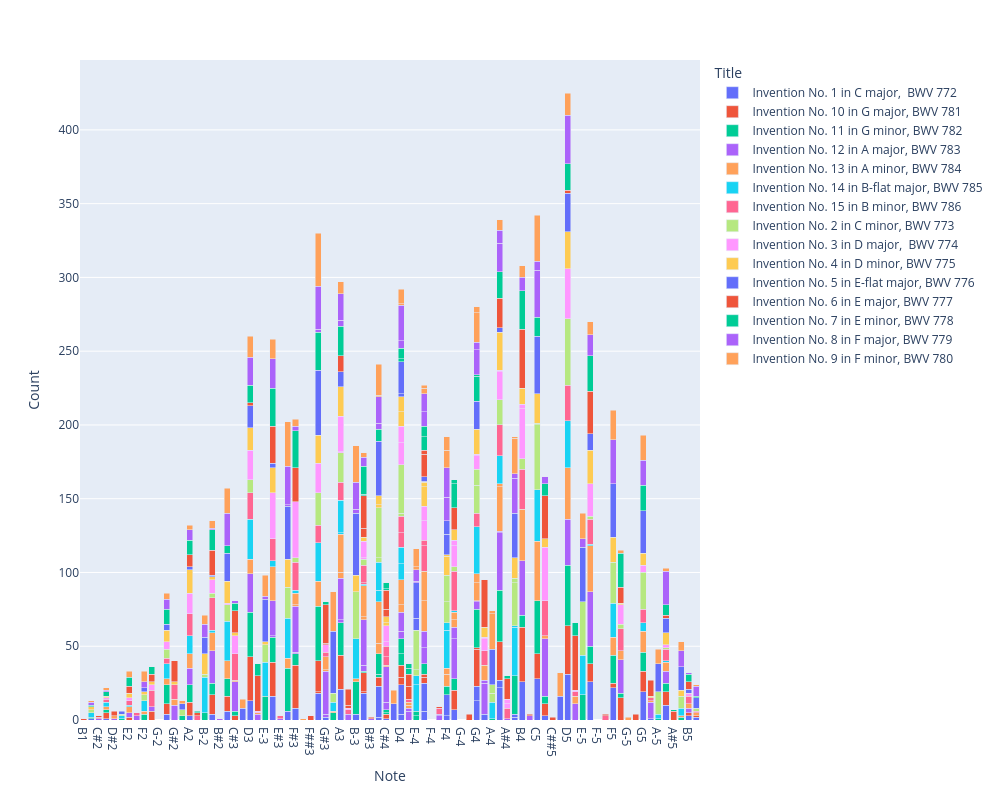

Here is the notebook cell this chart was saved with:
### Code cell
# Create the bar chart
fig = px.bar(
    corpus_note_counts,
    x='Note',
    y='Count',
    color='Title',
    height=800,
    width=1000,
    barmode='stack',
    # note that the pitch order is set earlier in our NB!
    category_orders={'Note': pitch_order}
)

fig.show()

### Figure 1 — Plotly figure (JSON) as saved in the notebook; plotly's stock layout.template omitted (floating-point values rounded to 4 significant figures)
{"data": [{"alignmentgroup": "True", "hovertemplate": "Title=Invention No. 1 in C major,  BWV 772<br>Note=%{x}<br>Count=%{y}<extra></extra>", "legendgroup": "Invention No. 1 in C major,  BWV 772", "marker": {"color": "#636efa", "pattern": {"shape": ""}}, "name": "Invention No. 1 in C major,  BWV 772", "offsetgroup": "Invention No. 1 in C major,  BWV 772", "orientation": "v", "showlegend": true, "textposition": "auto", "type": "bar", "x": ["A2", "A3", "A4", "A4", "A5", "B-3", "B-4", "B-4", "B2", "B3", "B4", "B5", "C#4", "C#5", "C2", "C3", "C4", "C4", "C5", "C6", "D2", "D3", "D4", "D4", "D5", "E3", "E4", "E4", "E5", "F#3", "F#4", "F3", "F4", "F4", "F5", "G#3", "G#4", "G#5", "G2", "G3", "G4", "G4", "G5"], "xaxis": "x", "y": [3, 21, 22, 5, 10, 4, 2, 2, 4, 18, 26, 3, 1, 3, 1, 6, 2, 21, 28, 2, 1, 13, 4, 20, 31, 16, 6, 19, 26, 8, 7, 6, 3, 14, 22, 2, 4, 1, 4, 18, 13, 10, 19], "yaxis": "y"}, {"alignmentgroup": "True", "hovertemplate": "Title=Invention No. 10 in G major, BWV 781<br>Note=%{x}<br>Count=%{y}<extra></extra>", "legendgroup": "Invention No. 10 in G major, BWV 781", "marker": {"color": "#EF553B", "pattern": {"shape": ""}}, "name": "Invention No. 10 in G major, BWV 781", "offsetgroup": "Invention No. 10 in G major, BWV 781", "orientation": "v", "showlegend": true, "textposition": "auto", "type": "bar", "x": ["A2", "A3", "A4", "A5", "B2", "B3", "B3", "B4", "B5", "C#3", "C#4", "C#5", "C3", "C4", "C5", "C6", "D2", "D3", "D4", "D4", "D5", "E2", "E3", "E4", "E4", "E5", "F#2", "F#3", "F#4", "F#5", "F5", "G2", "G3", "G3", "G4", "G4", "G5"], "xaxis": "x", "y": [9, 23, 26, 9, 13, 1, 13, 37, 2, 3, 3, 8, 10, 6, 17, 1, 4, 30, 5, 8, 33, 2, 23, 4, 2, 12, 6, 29, 13, 15, 3, 7, 1, 21, 25, 1, 14], "yaxis": "y"}, {"alignmentgroup": "True", "hovertemplate": "Title=Invention No. 11 in G minor, BWV 782<br>Note=%{x}<br>Count=%{y}<extra></extra>", "legendgroup": "Invention No. 11 in G minor, BWV 782", "marker": {"color": "#00cc96", "pattern": {"shape": ""}}, "name": "Invention No. 11 in G minor, BWV 782", "offsetgroup": "Invention No. 11 in G minor, BWV 782", "orientation": "v", "showlegend": true, "textposition": "auto", "type": "bar", "x": ["A-2", "A-3", "A-4", "A-5", "A2", "A3", "A4", "A5", "B-2", "B-3", "B-4", "B-5", "B2", "B3", "B4", "C#3", "C#4", "C#4", "C#5", "C2", "C3", "C4", "C4", "C5", "D2", "D3", "D4", "D4", "D5", "E-2", "E-3", "E-4", "E-4", "E-5", "E3", "E4", "E5", "F#3", "F#4", "F#5", "F2", "F3", "F4", "F5", "G2", "G3", "G4", "G5"], "xaxis": "x", "y": [3, 5, 1, 1, 12, 22, 35, 6, 5, 22, 26, 2, 8, 1, 8, 3, 1, 2, 5, 1, 12, 2, 14, 36, 2, 30, 8, 10, 41, 1, 16, 3, 3, 17, 17, 7, 12, 8, 8, 3, 4, 29, 6, 19, 13, 37, 26, 13], "yaxis": "y"}, {"alignmentgroup": "True", "hovertemplate": "Title=Invention No. 12 in A major, BWV 783<br>Note=%{x}<br>Count=%{y}<extra></extra>", "legendgroup": "Invention No. 12 in A major, BWV 783", "marker": {"color": "#ab63fa", "pattern": {"shape": ""}}, "name": "Invention No. 12 in A major, BWV 783", "offsetgroup": "Invention No. 12 in A major, BWV 783", "orientation": "v", "showlegend": true, "textposition": "auto", "type": "bar", "x": ["A#3", "A#4", "A2", "A3", "A3", "A4", "A4", "A5", "B#2", "B#3", "B#4", "B2", "B3", "B3", "B4", "B5", "C#2", "C#3", "C#4", "C#4", "C#5", "D#2", "D#3", "D#4", "D#4", "D#5", "D3", "D4", "D4", "D5", "E#2", "E#3", "E#4", "E#4", "E2", "E3", "E3", "E4", "E4", "E5", "F#2", "F#3", "F#3", "F#4", "F#4", "F#5", "G#2", "G#3", "G#3", "G#4", "G#4", "G#5", "G4", "G4"], "xaxis": "x", "y": [4, 1, 11, 2, 28, 39, 1, 8, 1, 1, 3, 22, 4, 31, 37, 3, 1, 20, 5, 24, 39, 1, 4, 6, 2, 11, 26, 5, 13, 31, 3, 1, 3, 1, 3, 1, 24, 11, 11, 37, 3, 1, 31, 27, 8, 23, 10, 2, 29, 21, 2, 11, 5, 1], "yaxis": "y"}, {"alignmentgroup": "True", "hovertemplate": "Title=Invention No. 13 in A minor, BWV 784<br>Note=%{x}<br>Count=%{y}<extra></extra>", "legendgroup": "Invention No. 13 in A minor, BWV 784", "marker": {"color": "#FFA15A", "pattern": {"shape": ""}}, "name": "Invention No. 13 in A minor, BWV 784", "offsetgroup": "Invention No. 13 in A minor, BWV 784", "orientation": "v", "showlegend": true, "textposition": "auto", "type": "bar", "x": ["A-3", "A2", "A3", "A3", "A4", "A4", "A5", "B-3", "B-5", "B2", "B3", "B3", "B4", "B5", "C#3", "C#4", "C#5", "C3", "C4", "C4", "C5", "C6", "D#2", "D#3", "D#4", "D#4", "D#5", "D2", "D3", "D4", "D4", "D5", "E2", "E3", "E4", "E4", "E5", "F#3", "F#3", "F#4", "F#4", "F#5", "F2", "F3", "F4", "F4", "F5", "G#2", "G#3", "G#3", "G#4", "G#5", "G2", "G3", "G4", "G4", "G5"], "xaxis": "x", "y": [1, 10, 4, 26, 30, 2, 6, 2, 1, 12, 2, 21, 35, 3, 1, 1, 2, 12, 7, 28, 40, 2, 2, 1, 2, 2, 5, 2, 10, 5, 17, 35, 4, 23, 21, 20, 31, 1, 8, 5, 5, 6, 2, 7, 8, 4, 12, 4, 1, 9, 10, 1, 4, 17, 12, 6, 14], "yaxis": "y"}, {"alignmentgroup": "True", "hovertemplate": "Title=Invention No. 14 in B-flat major, BWV 785<br>Note=%{x}<br>Count=%{y}<extra></extra>", "legendgroup": "Invention No. 14 in B-flat major, BWV 785", "marker": {"color": "#19d3f3", "pattern": {"shape": ""}}, "name": "Invention No. 14 in B-flat major, BWV 785", "offsetgroup": "Invention No. 14 in B-flat major, BWV 785", "orientation": "v", "showlegend": true, "textposition": "auto", "type": "bar", "x": ["A-3", "A-4", "A-5", "A2", "A3", "A3", "A4", "A5", "B-2", "B-3", "B-4", "B-4", "B-5", "B2", "B3", "C2", "C3", "C4", "C4", "C5", "D2", "D3", "D4", "D4", "D5", "E-2", "E-3", "E-4", "E-4", "E-5", "E2", "E3", "E5", "F#3", "F#4", "F2", "F3", "F4", "F4", "F5", "G2", "G3", "G4", "G5"], "xaxis": "x", "y": [6, 11, 3, 12, 1, 22, 19, 1, 24, 27, 33, 1, 5, 2, 1, 3, 27, 8, 19, 35, 3, 27, 11, 11, 32, 2, 23, 18, 6, 27, 1, 4, 1, 2, 1, 7, 27, 26, 5, 23, 10, 26, 32, 6], "yaxis": "y"}, {"alignmentgroup": "True", "hovertemplate": "Title=Invention No. 15 in B minor, BWV 786<br>Note=%{x}<br>Count=%{y}<extra></extra>", "legendgroup": "Invention No. 15 in B minor, BWV 786", "marker": {"color": "#FF6692", "pattern": {"shape": ""}}, "name": "Invention No. 15 in B minor, BWV 786", "offsetgroup": "Invention No. 15 in B minor, BWV 786", "orientation": "v", "showlegend": true, "textposition": "auto", "type": "bar", "x": ["A#2", "A#3", "A#4", "A2", "A3", "A4", "A5", "B2", "B3", "B3", "B4", "B5", "C#2", "C#3", "C#4", "C#4", "C#5", "C6", "D#4", "D#5", "D2", "D3", "D4", "D4", "D5", "E#2", "E#3", "E#4", "E#5", "E2", "E3", "E4", "E4", "E5", "F#2", "F#3", "F#4", "F#5", "G#2", "G#3", "G#4", "G#5", "G2", "G3", "G4", "G5"], "xaxis": "x", "y": [3, 3, 7, 15, 12, 21, 8, 22, 1, 12, 27, 5, 1, 18, 6, 7, 24, 1, 2, 3, 2, 18, 10, 11, 24, 2, 2, 4, 3, 3, 15, 17, 4, 17, 11, 19, 27, 15, 10, 3, 10, 2, 4, 12, 9, 9], "yaxis": "y"}, {"alignmentgroup": "True", "hovertemplate": "Title=Invention No. 2 in C minor, BWV 773<br>Note=%{x}<br>Count=%{y}<extra></extra>", "legendgroup": "Invention No. 2 in C minor, BWV 773", "marker": {"color": "#B6E880", "pattern": {"shape": ""}}, "name": "Invention No. 2 in C minor, BWV 773", "offsetgroup": "Invention No. 2 in C minor, BWV 773", "orientation": "v", "showlegend": true, "textposition": "auto", "type": "bar", "x": ["A-2", "A-3", "A-4", "A-4", "A-5", "A3", "A4", "A5", "B-2", "B-3", "B-4", "B-4", "B-5", "B2", "B3", "B4", "C2", "C3", "C4", "C4", "C5", "C5", "C6", "D3", "D4", "D4", "D5", "E-2", "E-3", "E-4", "E-4", "E-5", "E5", "F#3", "F#4", "F#5", "F2", "F3", "F4", "F4", "F5", "G2", "G3", "G4", "G4", "G5"], "xaxis": "x", "y": [4, 6, 6, 6, 15, 20, 17, 1, 2, 32, 29, 3, 8, 3, 4, 7, 2, 11, 3, 34, 44, 1, 2, 9, 2, 33, 45, 1, 12, 4, 27, 36, 2, 3, 3, 3, 4, 21, 14, 18, 28, 6, 22, 19, 11, 25], "yaxis": "y"}, {"alignmentgroup": "True", "hovertemplate": "Title=Invention No. 3 in D major,  BWV 774<br>Note=%{x}<br>Count=%{y}<extra></extra>", "legendgroup": "Invention No. 3 in D major,  BWV 774", "marker": {"color": "#FF97FF", "pattern": {"shape": ""}}, "name": "Invention No. 3 in D major,  BWV 774", "offsetgroup": "Invention No. 3 in D major,  BWV 774", "orientation": "v", "showlegend": true, "textposition": "auto", "type": "bar", "x": ["A#3", "A#4", "A#4", "A2", "A3", "A3", "A4", "A4", "A5", "B2", "B3", "B3", "B4", "B4", "B5", "C#3", "C#4", "C#4", "C#5", "C3", "D#3", "D#5", "D2", "D3", "D4", "D4", "D5", "E2", "E3", "E4", "E4", "E5", "F#2", "F#3", "F#4", "F#4", "F#5", "G#3", "G#4", "G#4", "G2", "G3", "G4", "G4", "G5"], "xaxis": "x", "y": [1, 3, 3, 14, 1, 24, 19, 1, 2, 9, 1, 11, 34, 3, 2, 12, 3, 11, 36, 1, 1, 1, 1, 20, 15, 11, 34, 2, 31, 13, 10, 22, 4, 38, 14, 4, 13, 5, 8, 1, 5, 20, 9, 1, 5], "yaxis": "y"}, {"alignmentgroup": "True", "hovertemplate": "Title=Invention No. 4 in D minor, BWV 775<br>Note=%{x}<br>Count=%{y}<extra></extra>", "legendgroup": "Invention No. 4 in D minor, BWV 775", "marker": {"color": "#FECB52", "pattern": {"shape": ""}}, "name": "Invention No. 4 in D minor, BWV 775", "offsetgroup": "Invention No. 4 in D minor, BWV 775", "orientation": "v", "showlegend": true, "textposition": "auto", "type": "bar", "x": ["A2", "A3", "A4", "A5", "B-2", "B-3", "B-4", "B-5", "B2", "B3", "B4", "C#3", "C#4", "C#4", "C#5", "C2", "C3", "C4", "C4", "C5", "D2", "D3", "D4", "D4", "D5", "E-3", "E2", "E3", "E4", "E4", "E5", "F#2", "F#4", "F#5", "F2", "F3", "F4", "F4", "F5", "G#2", "G#4", "G#5", "G2", "G3", "G4", "G5"], "xaxis": "x", "y": [16, 20, 26, 8, 14, 11, 14, 4, 2, 3, 11, 2, 2, 4, 6, 2, 15, 2, 6, 20, 1, 15, 10, 10, 25, 2, 3, 17, 13, 3, 23, 2, 7, 1, 2, 19, 13, 1, 17, 2, 7, 1, 8, 19, 17, 8], "yaxis": "y"}, {"alignmentgroup": "True", "hovertemplate": "Title=Invention No. 5 in E-flat major, BWV 776<br>Note=%{x}<br>Count=%{y}<extra></extra>", "legendgroup": "Invention No. 5 in E-flat major, BWV 776", "marker": {"color": "#636efa", "pattern": {"shape": ""}}, "name": "Invention No. 5 in E-flat major, BWV 776", "offsetgroup": "Invention No. 5 in E-flat major, BWV 776", "orientation": "v", "showlegend": true, "textposition": "auto", "type": "bar", "x": ["A-2", "A-3", "A-4", "A-5", "A2", "A3", "A4", "A5", "B-2", "B-3", "B-4", "B-5", "B2", "B5", "C3", "C4", "C5", "C6", "D-3", "D-4", "D-5", "D3", "D4", "D4", "D5", "E-2", "E-3", "E-4", "E-4", "E-5", "E3", "E4", "E4", "E5", "F2", "F3", "F4", "F4", "F5", "G2", "G3", "G4", "G5"], "xaxis": "x", "y": [4, 42, 24, 19, 2, 10, 3, 10, 11, 42, 30, 16, 1, 3, 19, 37, 39, 7, 8, 11, 16, 15, 2, 22, 26, 2, 29, 8, 24, 37, 3, 1, 3, 11, 3, 36, 14, 9, 36, 4, 44, 19, 29], "yaxis": "y"}, {"alignmentgroup": "True", "hovertemplate": "Title=Invention No. 6 in E major, BWV 777<br>Note=%{x}<br>Count=%{y}<extra></extra>", "legendgroup": "Invention No. 6 in E major, BWV 777", "marker": {"color": "#EF553B", "pattern": {"shape": ""}}, "name": "Invention No. 6 in E major, BWV 777", "offsetgroup": "Invention No. 6 in E major, BWV 777", "orientation": "v", "showlegend": true, "textposition": "auto", "type": "bar", "x": ["A#2", "A#3", "A#3", "A#4", "A#5", "A2", "A3", "A4", "A5", "B#3", "B#4", "B1", "B2", "B3", "B3", "B4", "B5", "C##5", "C#2", "C#3", "C#4", "C#4", "C#5", "D#2", "D#3", "D#4", "D#4", "D#5", "D3", "D5", "E#4", "E#5", "E2", "E3", "E4", "E4", "E5", "F##3", "F##4", "F##5", "F#2", "F#3", "F#4", "F#5", "G#2", "G#3", "G#3", "G#4", "G#5"], "xaxis": "x", "y": [2, 2, 11, 14, 6, 8, 11, 20, 2, 1, 1, 1, 17, 6, 22, 40, 5, 2, 1, 15, 5, 13, 29, 3, 24, 9, 8, 37, 2, 2, 1, 1, 5, 25, 15, 3, 29, 3, 4, 4, 5, 23, 15, 11, 14, 1, 26, 32, 11], "yaxis": "y"}, {"alignmentgroup": "True", "hovertemplate": "Title=Invention No. 7 in E minor, BWV 778<br>Note=%{x}<br>Count=%{y}<extra></extra>", "legendgroup": "Invention No. 7 in E minor, BWV 778", "marker": {"color": "#00cc96", "pattern": {"shape": ""}}, "name": "Invention No. 7 in E minor, BWV 778", "offsetgroup": "Invention No. 7 in E minor, BWV 778", "orientation": "v", "showlegend": true, "textposition": "auto", "type": "bar", "x": ["A#2", "A#4", "A#5", "A2", "A3", "A4", "A5", "B2", "B3", "B3", "B4", "B5", "C#3", "C#4", "C#4", "C#5", "C2", "C3", "C4", "C5", "C6", "D#3", "D#4", "D#4", "D#5", "D2", "D3", "D4", "D4", "D5", "E2", "E3", "E4", "E4", "E5", "F#2", "F#3", "F#4", "F#4", "F#5", "G#3", "G2", "G3", "G4", "G4", "G5"], "xaxis": "x", "y": [1, 2, 1, 10, 20, 18, 7, 14, 1, 19, 26, 5, 5, 1, 4, 8, 1, 5, 8, 13, 1, 8, 4, 3, 9, 3, 12, 2, 7, 18, 6, 26, 9, 7, 24, 5, 25, 16, 3, 23, 2, 10, 26, 17, 1, 17], "yaxis": "y"}, {"alignmentgroup": "True", "hovertemplate": "Title=Invention No. 8 in F major, BWV 779<br>Note=%{x}<br>Count=%{y}<extra></extra>", "legendgroup": "Invention No. 8 in F major, BWV 779", "marker": {"color": "#ab63fa", "pattern": {"shape": ""}}, "name": "Invention No. 8 in F major, BWV 779", "offsetgroup": "Invention No. 8 in F major, BWV 779", "orientation": "v", "showlegend": true, "textposition": "auto", "type": "bar", "x": ["A2", "A3", "A3", "A4", "A4", "A5", "B-2", "B-3", "B-3", "B-4", "B-4", "B-5", "B2", "B3", "B4", "B5", "C#3", "C#5", "C2", "C3", "C4", "C4", "C5", "C5", "C6", "D2", "D3", "D4", "D4", "D5", "E-3", "E-4", "E-4", "E-5", "E3", "E4", "E4", "E5", "F#3", "F2", "F3", "F3", "F4", "F4", "F5", "G2", "G3", "G3", "G4", "G4", "G5"], "xaxis": "x", "y": [7, 4, 18, 19, 9, 23, 9, 3, 18, 24, 3, 11, 1, 6, 9, 1, 2, 5, 2, 22, 4, 18, 32, 6, 7, 1, 19, 5, 24, 33, 2, 1, 8, 6, 20, 10, 12, 14, 3, 4, 1, 26, 16, 20, 30, 7, 2, 29, 17, 5, 17], "yaxis": "y"}, {"alignmentgroup": "True", "hovertemplate": "Title=Invention No. 9 in F minor, BWV 780<br>Note=%{x}<br>Count=%{y}<extra></extra>", "legendgroup": "Invention No. 9 in F minor, BWV 780", "marker": {"color": "#FFA15A", "pattern": {"shape": ""}}, "name": "Invention No. 9 in F minor, BWV 780", "offsetgroup": "Invention No. 9 in F minor, BWV 780", "orientation": "v", "showlegend": true, "textposition": "auto", "type": "bar", "x": ["A-2", "A-3", "A-4", "A-4", "A-5", "A2", "A3", "A4", "A5", "B-2", "B-3", "B-4", "B-4", "B-5", "B2", "B3", "B4", "C2", "C3", "C4", "C4", "C5", "C6", "D-3", "D-4", "D-5", "D2", "D3", "D4", "D4", "D5", "E-3", "E-4", "E-4", "E-5", "E2", "E3", "E4", "E4", "E5", "F#3", "F#5", "F2", "F3", "F4", "F4", "F5", "G-3", "G-5", "G2", "G3", "G4", "G4", "G5"], "xaxis": "x", "y": [2, 27, 24, 2, 10, 3, 8, 7, 2, 6, 25, 24, 1, 6, 5, 3, 8, 1, 17, 1, 21, 31, 1, 6, 9, 16, 2, 14, 1, 10, 15, 14, 2, 12, 17, 4, 13, 4, 2, 9, 5, 2, 7, 30, 12, 9, 20, 1, 2, 4, 36, 20, 4, 17], "yaxis": "y"}], "layout": {"barmode": "stack", "height": 800, "legend": {"title": {"text": "Title"}, "tracegroupgap": 0}, "margin": {"t": 60}, "width": 1000, "xaxis": {"anchor": "y", "autorange": true, "categoryarray": ["Rest", "A#1", "B1", "C2", "C#2", "D2", "D#2", "E-2", "E2", "E#2", "F2", "F#2", "G-2", "G2", "G#2", "A-2", "A2", "A#2", "B-2", "B2", "B#2", "C3", "C#3", "D-3", "D3", "D#3", "E-3", "E3", "E#3", "F3", "F#3", "G-3", "F##3", "G3", "G#3", "A-3", "A3", "A#3", "B-3", "B3", "B#3", "C4", "C#4", "D-4", "D4", "D#4", "E-4", "E4", "F-4", "E#4", "F4", "F#4", "G-4", "F##4", "G4", "G#4", "A-4", "A4", "A#4", "B-4", "B4", "B#4", "C5", "C#5", "C##5", "D-5", "D5", "D#5", "E-5", "E5", "F-5", "E#5", "F5", "F#5", "G-5", "F##5", "G5", "G#5", "A-5", "A5", "A#5", "B-5", "B5", "C6"], "categoryorder": "array", "domain": [0, 1], "range": [1.5, 83.5], "title": {"text": "Note"}, "type": "category"}, "yaxis": {"anchor": "x", "autorange": true, "domain": [0, 1], "range": [0, 447.4], "title": {"text": "Count"}, "type": "linear"}}}
